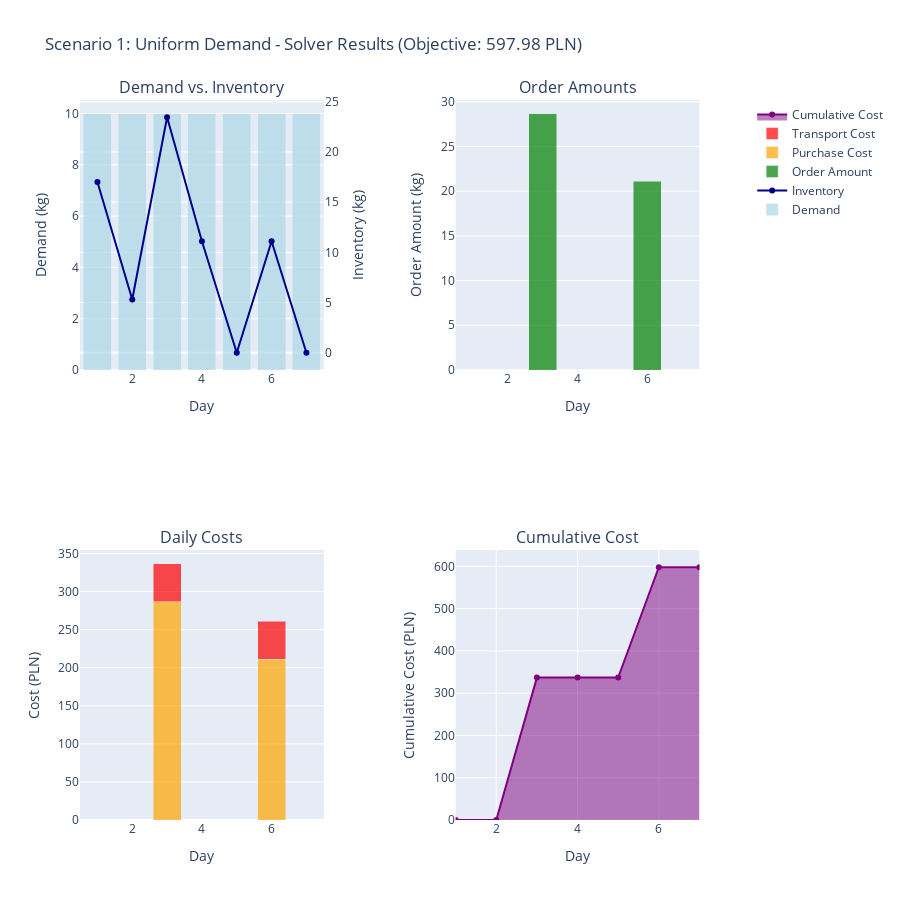

Source (notebook cell):
### Markdown cell above
## Test Scenario 1: Uniform Demand

Constant demand over 7 days with moderate pricing.

### Code cell
scenario_1 = {
    "V_max": 100.0,  # kg
    "P": [10.0, 10.0, 10.0, 10.0, 10.0, 10.0, 10.0],  # PLN/kg
    "C": 50.0,  # PLN (transportation cost)
    "D": [10.0, 10.0, 10.0, 10.0, 10.0, 10.0, 10.0],  # kg demand per day
    "I0": 30.0,  # kg initial stock
    "alpha": 0.1,  # 10% daily loss
    "T": 7
}

inp1 = SolverInput(**scenario_1)

try:
    sol1 = solve(inp1)
    df1 = solution_to_dataframe(sol1, inp1)
    print(f"Objective value: {sol1.objective_value:.2f} PLN")
    print(f"Orders placed on days: {[i+1 for i, y in enumerate(sol1.y) if y == 1]}")
    display(HTML(df1.to_html(index=False)))
    plot_scenario("Scenario 1: Uniform Demand", sol1, inp1, df1)
except SolverFail as e:
    print(f"Solver failed: {e}")
    sol1 = None
    df1 = None

### Figure 1 — Plotly figure (JSON) as saved in the notebook; plotly's stock layout.template omitted (floating-point values rounded to 4 significant figures)
{"data": [{"marker": {"color": "lightblue"}, "name": "Demand", "opacity": 0.7, "type": "bar", "x": [1, 2, 3, 4, 5, 6, 7], "xaxis": "x", "y": [10, 10, 10, 10, 10, 10, 10], "yaxis": "y"}, {"line": {"color": "darkblue", "width": 2}, "mode": "lines+markers", "name": "Inventory", "type": "scatter", "x": [1, 2, 3, 4, 5, 6, 7], "xaxis": "x", "y": [17, 5.3, 23.46, 11.11, 0, 11.11, 0], "yaxis": "y2"}, {"marker": {"color": "green"}, "name": "Order Amount", "opacity": 0.7, "type": "bar", "x": [1, 2, 3, 4, 5, 6, 7], "xaxis": "x2", "y": [0, 0, 28.69, 0, 0, 21.11, 0], "yaxis": "y3"}, {"marker": {"color": "orange"}, "name": "Purchase Cost", "opacity": 0.7, "type": "bar", "x": [1, 2, 3, 4, 5, 6, 7], "xaxis": "x3", "y": [0.0, 0.0, 286.9, 0.0, 0.0, 211.1, 0.0], "yaxis": "y4"}, {"marker": {"color": "red"}, "name": "Transport Cost", "opacity": 0.7, "type": "bar", "x": [1, 2, 3, 4, 5, 6, 7], "xaxis": "x3", "y": [0.0, 0.0, 50.0, 0.0, 0.0, 50.0, 0.0], "yaxis": "y4"}, {"fill": "tozeroy", "line": {"color": "purple", "width": 2}, "mode": "lines+markers", "name": "Cumulative Cost", "type": "scatter", "x": [1, 2, 3, 4, 5, 6, 7], "xaxis": "x4", "y": [0.0, 0.0, 336.9, 336.9, 336.9, 598.0, 598.0], "yaxis": "y5"}], "layout": {"annotations": [{"font": {"size": 16}, "showarrow": false, "text": "Demand vs. Inventory", "x": 0.185, "xanchor": "center", "xref": "paper", "y": 1, "yanchor": "bottom", "yref": "paper"}, {"font": {"size": 16}, "showarrow": false, "text": "Order Amounts", "x": 0.755, "xanchor": "center", "xref": "paper", "y": 1, "yanchor": "bottom", "yref": "paper"}, {"font": {"size": 16}, "showarrow": false, "text": "Daily Costs", "x": 0.185, "xanchor": "center", "xref": "paper", "y": 0.375, "yanchor": "bottom", "yref": "paper"}, {"font": {"size": 16}, "showarrow": false, "text": "Cumulative Cost", "x": 0.755, "xanchor": "center", "xref": "paper", "y": 0.375, "yanchor": "bottom", "yref": "paper"}], "barmode": "stack", "height": 900, "showlegend": true, "title": {"text": "Scenario 1: Uniform Demand - Solver Results (Objective: 597.98 PLN)"}, "xaxis": {"anchor": "y", "domain": [0, 0.37], "title": {"text": "Day"}}, "xaxis2": {"anchor": "y3", "domain": [0.57, 0.94], "title": {"text": "Day"}}, "xaxis3": {"anchor": "y4", "domain": [0, 0.37], "title": {"text": "Day"}}, "xaxis4": {"anchor": "y5", "domain": [0.57, 0.94], "title": {"text": "Day"}}, "yaxis": {"anchor": "x", "domain": [0.625, 1], "title": {"text": "Demand (kg)"}}, "yaxis2": {"anchor": "x", "overlaying": "y", "side": "right", "title": {"text": "Inventory (kg)"}}, "yaxis3": {"anchor": "x2", "domain": [0.625, 1], "title": {"text": "Order Amount (kg)"}}, "yaxis4": {"anchor": "x3", "domain": [0, 0.375], "title": {"text": "Cost (PLN)"}}, "yaxis5": {"anchor": "x4", "domain": [0, 0.375], "title": {"text": "Cumulative Cost (PLN)"}}}}
